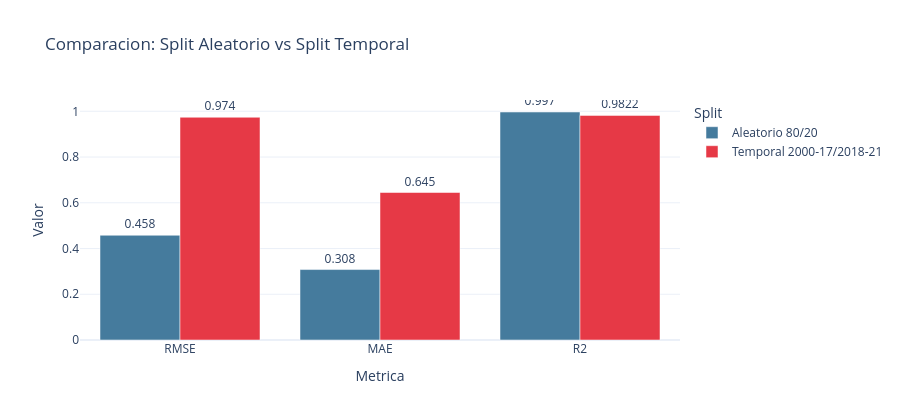

The notebook cell this image was saved under:
### Code cell
df_comp = _pd.DataFrame({
    'Split':   ['Aleatorio 80/20', 'Temporal 2000-17 / 2018-21'],
    'Metrica': ['RMSE', 'RMSE'],
})

df_comp2 = _pd.DataFrame([
    {'Split': 'Aleatorio 80/20',           'RMSE': round(rmse,3),   'MAE': round(mae,3),   'R2': round(r2,4)},
    {'Split': 'Temporal 2000-17/2018-21',  'RMSE': round(rmse_t,3), 'MAE': round(mae_t,3), 'R2': round(r2_t,4)},
])

df_long = df_comp2.melt(id_vars='Split', var_name='Metrica', value_name='Valor')

fig = _px.bar(
    df_long,
    x='Metrica', y='Valor', color='Split',
    barmode='group',
    text='Valor',
    color_discrete_map={'Aleatorio 80/20': '#457B9D', 'Temporal 2000-17/2018-21': '#E63946'},
    title='Comparacion: Split Aleatorio vs Split Temporal',
    template='plotly_white',
    height=420
)
fig.update_traces(textposition='outside')
fig.show()

print()
print('Tabla resumen:')
df_comp2

### Figure 1 — Plotly figure (JSON) as saved in the notebook; plotly's stock layout.template omitted (floating-point values rounded to 4 significant figures)
{"data": [{"alignmentgroup": "True", "hovertemplate": "Split=Aleatorio 80/20<br>Metrica=%{x}<br>Valor=%{text}<extra></extra>", "legendgroup": "Aleatorio 80/20", "marker": {"color": "#457B9D", "pattern": {"shape": ""}}, "name": "Aleatorio 80/20", "offsetgroup": "Aleatorio 80/20", "orientation": "v", "showlegend": true, "text": [0.458, 0.308, 0.997], "textposition": "outside", "type": "bar", "x": ["RMSE", "MAE", "R2"], "xaxis": "x", "y": [0.458, 0.308, 0.997], "yaxis": "y"}, {"alignmentgroup": "True", "hovertemplate": "Split=Temporal 2000-17/2018-21<br>Metrica=%{x}<br>Valor=%{text}<extra></extra>", "legendgroup": "Temporal 2000-17/2018-21", "marker": {"color": "#E63946", "pattern": {"shape": ""}}, "name": "Temporal 2000-17/2018-21", "offsetgroup": "Temporal 2000-17/2018-21", "orientation": "v", "showlegend": true, "text": [0.974, 0.645, 0.9822], "textposition": "outside", "type": "bar", "x": ["RMSE", "MAE", "R2"], "xaxis": "x", "y": [0.974, 0.645, 0.9822], "yaxis": "y"}], "layout": {"barmode": "group", "height": 420, "legend": {"title": {"text": "Split"}, "tracegroupgap": 0}, "title": {"text": "Comparacion: Split Aleatorio vs Split Temporal"}, "xaxis": {"anchor": "y", "domain": [0.0, 1.0], "title": {"text": "Metrica"}}, "yaxis": {"anchor": "x", "domain": [0.0, 1.0], "title": {"text": "Valor"}}}}
